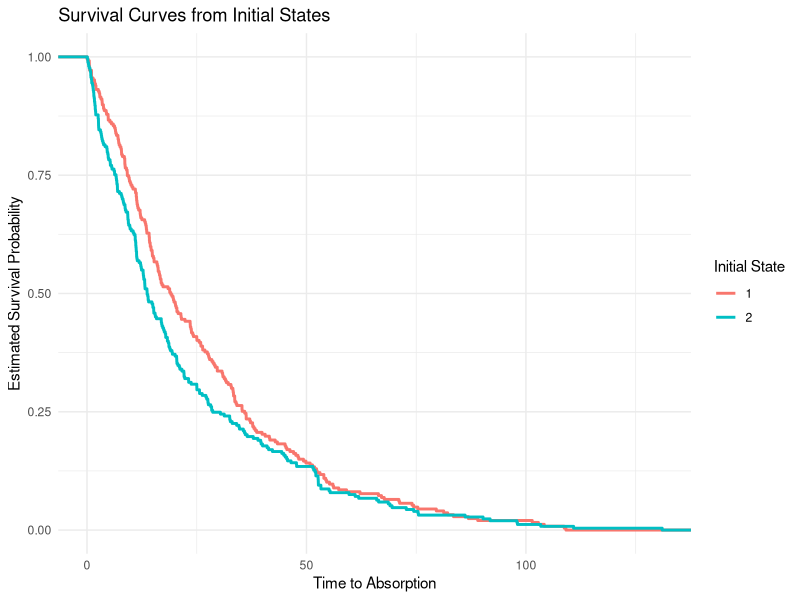

The R source for this figure: (Note: this script raises an error after producing the figure.)
## ---- chunk 1
library(expm)        # for matrix exponential
library(ggplot2)
library(dplyr)
library(ggpubr)   # For ggtexttable

## ---- chunk 2
# States: 1 = Mild Disease, 2 = Progression, 3 = Death (absorbing)
Q <- matrix(c(
  -0.1,  0.07, 0.03,   # Mild Disease → Progression & Death
   0.05, -0.1, 0.05,   # Progression → Mild Disease & Death
   0.00,  0.00, 0.00   # Death is absorbing
), nrow = 3, byrow = TRUE)

rownames(Q) <- colnames(Q) <- c("Mild", "Prog", "Death")

# Check: Each row should sum to zero
row_sums <- round(rowSums(Q), 6)
stopifnot(all(row_sums == 0))
Q
## ---- chunk 3
# This function simulates from the 'jump chain' built from the Q matrix.
simulate_ctmc <- function(Q, start_state = 1, max_time = 100) {
  time <- 0
  current_state <- start_state
  transitions <- data.frame()

  while (current_state != 3 && time < max_time) {
    rate <- -Q[current_state, current_state]
    if (rate == 0) break  # absorbing or misconfigured

    wait <- rexp(1, rate)
    time <- time + wait

    probs <- Q[current_state, ]
    probs[current_state] <- 0
    probs <- probs / sum(probs)

    next_state <- sample(1:3, size = 1, prob = probs)

    transitions <- rbind(transitions, data.frame(
      time = time,
      from_state = current_state,
      to_state = next_state
    ))

    current_state <- next_state
  }

  return(transitions)
}


## ---- chunk 4
# This function includes explicit, exponential clock for states 1 and 2
simulate_ctmc <- function(Q, start_state = 1, max_time = 100) {
  time <- 0
  current_state <- start_state
  transitions <- data.frame()

  while (current_state != 3 && time < max_time) {
    rates <- Q[current_state, ]
    rates[current_state] <- 0  # remove self-transition

    if (sum(rates) == 0) break  # absorbing or stuck

    # Simulate exponential clocks for each outgoing transition
    wait_times <- sapply(rates, function(rate) {
      if (rate > 0) rexp(1, rate) else Inf
    })

    next_wait <- min(wait_times)
    next_state <- which.min(wait_times)

    time <- time + next_wait

    transitions <- rbind(transitions, data.frame(
      time = time,
      from_state = current_state,
      to_state = next_state
    ))

    current_state <- next_state
  }

  return(transitions)
}

## ---- chunk 5
# Simulate for many patients
set.seed(123)
n_patients <- 500
# Simulate data
sim_data <- do.call(rbind, lapply(1:n_patients, function(i) {
  start_state <- sample(1:2, 1)  # Avoid absorbing state as entry
  simulate_ctmc(Q, start_state = start_state) |>
    mutate(patient = i)
}))

# 1:n_patients - Loops over all patients in the simulation
# sample(1:2, 1) - Randomly selects an initial state (either 1 or 2), explicitly avoiding state 3 which is absorbing
# simulate_ctmc(Q, start_state) - Simulates that patient's trajectory through the CTMC using the transition rate matrix Q
# mutate(patient = i) - Adds a column to the data frame indicating which patient the trajectory belongs to
# lapply(..., function(i) {...}) - Builds a list of individual patient trajectories
# do.call(rbind, ...) - Concatenates all patient trajectories into one data frame (im_data)


# Filter non-absorbing events
clean_data <- sim_data |> filter(!is.na(time) & is.finite(time))
## ---- chunk 6
patient_trajectories <- lapply(1:n_patients, function(i) {
  start_state <- sample(1:2, 1)  # Avoid absorbing state as entry
  simulate_ctmc(Q, start_state = start_state) |>
    mutate(patient = i)
})
## ---- chunk 7
# Extract initial entry per patient

initial_state <- sim_data |> 
  group_by(patient) |> 
  slice_min(time) |> 
  select(patient, start_state = from_state)

# Get entry to absorption duration
# Join initial state and get final time for each patient
survival_data <- sim_data |> 
  group_by(patient) |>
  summarise(survival_time = max(time)) |>
  left_join(initial_state, by = "patient")


# Plot survival curves by initial state
ggplot(survival_data, aes(x = survival_time, color = factor(start_state))) +
  stat_ecdf(aes(y = after_stat(1 - y)), size = 1) +
  labs(
    title = "Survival Curves from Initial States",
    x = "Time to Absorption",
    y = "Estimated Survival Probability",
    color = "Initial State"
  ) +
  theme_minimal()

## ---- chunk 8

# Aggregate number of transitions between states
state_counts <- sim_data |>
  count(from_state, to_state, name = "n_transitions") |>
  arrange(from_state, to_state)

state_table <- state_counts |>
  pivot_wider(
    names_from = to_state,
    values_from = n_transitions,
    values_fill = 0
  ) |> rename("state" = "from_state") |>
  relocate("state", "1", "2", "3")


state_table
## ---- chunk 9
#library(dplyr)

# Step 1: Sort and compute time between observations
state_durations <- sim_data |>
  arrange(patient, time) |>
  group_by(patient) |>
  mutate(
    duration = lead(time) - time,
    current_state = to_state
  ) |>
  filter(!is.na(duration)) |>
  ungroup()

# Step 2: Summarise total time spent in each state across all patients
time_per_state <- state_durations |>
  group_by(current_state) |>
  summarise(
    Mean     = round(mean(duration), 2),
    Q25      = round(quantile(duration, 0.25), 2),
    Median   = round(quantile(duration, 0.5), 2),
    Q75      = round(quantile(duration, 0.75), 2),
    N        = n(),
    .groups = "drop"
  )

time_per_state

## ---- chunk 10
first_hits <- sim_data |>
  group_by(patient, to_state) |>
  summarise(first_hit = min(time), .groups = "drop") |>
  group_by(to_state) |>
  summarise(
    Mean     = round(mean(first_hit), 2),
    Q25      = round(quantile(first_hit, 0.25), 2),
    Median   = round(quantile(first_hit, 0.5), 2),
    Q75      = round(quantile(first_hit, 0.75), 2),
    N        = n(),
    .groups = "drop"
  )

first_hits
## ---- chunk 11
# Step 1: Assign each patient their start_state (only 1 or 2)
initial_state <- sim_data |>
  group_by(patient) |>
  slice_min(order_by = time, with_ties = FALSE) |>
  select(patient, start_state = from_state) |>
  filter(start_state %in% c(1, 2))


absorbing_states <- c(3)

# Step 2: Compute absorption time if patient reached absorbing state
absorption_times <- sim_data |>
  filter(to_state %in% absorbing_states) |>
  group_by(patient) |>
  summarise(absorb_time = min(time), .groups = "drop")

# Step 3: Merge with initial_state to build full patient-level summary
patient_summary <- initial_state |>
  left_join(absorption_times, by = "patient") |>
  mutate(status = ifelse(is.na(absorb_time), "censored", "absorbed"))

# Step 4: Aggregate per start_state
absorption_summary <- patient_summary |>
  group_by(start_state) |>
  summarise(
    mean_time = round(mean(absorb_time[status == "absorbed"], na.rm = TRUE),2),
    q25 = round(quantile(absorb_time[status == "absorbed"], 0.25, na.rm = TRUE),2),
    q75 = round(quantile(absorb_time[status == "absorbed"], 0.75, na.rm = TRUE),2),
    censored_count = sum(status == "censored"),
    .groups = "drop"
  )

absorption_summary 
## ---- chunk 12
#library(ggpubr)

# Create each table without title argument
tbl1 <- ggtexttable(time_in_states, theme = ttheme("light"), rows = NULL)
tbl2 <- ggtexttable(first_hits, theme = ttheme("light"), rows = NULL)
tbl3 <- ggtexttable(absorption_summary, theme = ttheme("light"), rows = NULL)

# Arrange tables with titles using ggarrange
ggarrange(tbl1, tbl2, tbl3,
          labels = c("⏳ Time in States 1 & 2", "🚪 First Hitting Times", "⚰️ Time to Absorption"),
          font.label = list(size = 12, face = "bold"),
          ncol = 1, nrow = 3)
